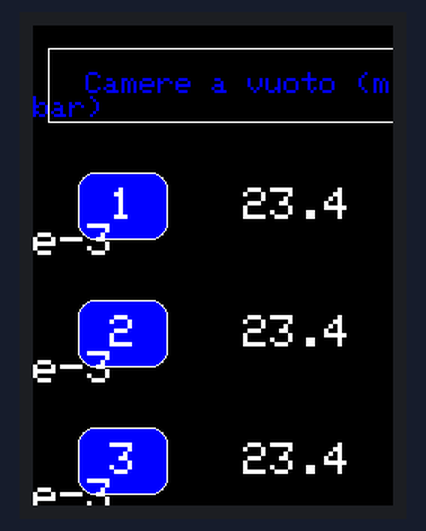
This sketch was run on a simulated Arduino Uno, built with avr-gcc and run on an emulated ATmega328P. Shown: 240×320 colour display. What the sketch prints to the serial monitor is not drawn.

Above: at 0.3 s.

The sketch:

cont_screen_onoff.ino
```cpp
#include <Adafruit_GFX.h>    // Core graphics library
#include <Adafruit_TFTLCD.h> // Hardware-specific library
#include <TouchScreen.h>

// The control pins for the LCD can be assigned to any digital or
// analog pins...but we'll use the analog pins as this allows us to
// double up the pins with the touch screen (see the TFT paint example).
//#define LCD_CS A3 // Chip Select goes to Analog 3
//#define LCD_CD A2 // Command/Data goes to Analog 2
//#define LCD_WR A1 // LCD Write goes to Analog 1
//#define LCD_RD A0 // LCD Read goes to Analog 0

//#define LCD_RESET A4 // Can alternately just connect to Arduino's reset pin

// Assign human-readable names to some common 16-bit color values:
#define  BLACK   0x0000
#define BLUE    0x001F
#define RED     0xF800
#define YELLOW  0xFFE0
#define WHITE   0xFFFF

#define ILI9341_DARKGREEN   0x03E0      /*   0, 128,   0 */
#define ILI9341_BLUE        0x001F      /*   0,   0, 255 */

/******************* UI details */
#define BUTTON_X 0
#define BUTTON_Y 120
#define BUTTON_W 60
#define BUTTON_H 45
#define BUTTON_SPACING_Y 40
#define BUTTON_TEXTSIZE 3

// text box where title goes
#define title_X 10
#define title_Y 15
#define title_w 300
#define title_h 50
#define title_SIZE 3


#define YP A2  // must be an analog pin, use "An" notation!
#define XM A3  // must be an analog pin, use "An" notation!
#define YM 8   // can be a digital pin
#define XP 9   // can be a digital pin

#define TS_MINX 130
#define TS_MAXX 905

#define TS_MINY 75
#define TS_MAXY 930


Adafruit_GFX_Button buttons[3];
/* create 15 buttons, in classic candybar phone style */
char buttonlabels[3][3] = {"1", "2", "3" };

Adafruit_GFX_Button expmode;
char ON[3] = "ON";
char OFF[4] = "OFF";

int on_off = 1;
int change = 0;

#include <MCUFRIEND_kbv.h>
MCUFRIEND_kbv tft;
TouchScreen ts = TouchScreen(XP, YP, XM, YM, 300);
// If using the shield, all control and data lines are fixed, and
// a simpler declaration can optionally be used:
// Adafruit_TFTLCD tft;

void setup(void) {
  Serial.begin(9600);
  Serial.println(F("TFT LCD screen"));

  tft.reset();

  uint16_t identifier = tft.readID();
  if(identifier == 0x9325) {
    Serial.println(F("Found ILI9325 LCD driver"));
  } else if(identifier == 0x9328) {
    Serial.println(F("Found ILI9328 LCD driver"));
  } else if(identifier == 0x4535) {
    Serial.println(F("Found LGDP4535 LCD driver"));
  }else if(identifier == 0x7575) {
    Serial.println(F("Found HX8347G LCD driver"));
  } else if(identifier == 0x9341) {
    Serial.println(F("Found ILI9341 LCD driver"));
  }else if(identifier == 0x7783) {
    Serial.println(F("Found ST7781 LCD driver"));
  }else if(identifier == 0x8230) {
    Serial.println(F("Found UC8230 LCD driver"));
  }
  else if(identifier == 0x8357) {
    Serial.println(F("Found HX8357D LCD driver"));
  } else if(identifier==0x0101)
  {
      identifier=0x9341;
       Serial.println(F("Found 0x9341 LCD driver"));
  }else if(identifier==0x9481)
  {
       Serial.println(F("Found 0x9481 LCD driver"));
  }
  else if(identifier==0x9486)
  {
       Serial.println(F("Found 0x9486 LCD driver"));
  }
  else {
    Serial.print(F("Unknown LCD driver chip: "));
    Serial.println(identifier, HEX);
    Serial.println(F("If using the Adafruit 2.8\" TFT Arduino shield, the line:"));
    Serial.println(F("  #define USE_ADAFRUIT_SHIELD_PINOUT"));
    Serial.println(F("should appear in the library header (Adafruit_TFT.h)."));
    Serial.println(F("If using the breakout board, it should NOT be #defined!"));
    Serial.println(F("Also if using the breakout, double-check that all wiring"));
    Serial.println(F("matches the tutorial."));
    identifier=0x9486;

  }

  tft.begin(identifier);
  Serial.print("TFT size is "); Serial.print(tft.width()); Serial.print("x"); Serial.println(tft.height());
  tft.setRotation(0);
  tft.fillScreen(BLACK);

  tft.drawRect(title_X, title_Y, title_w, title_h, WHITE);

    unsigned long start = micros();
   tft.setCursor(title_X+25, title_Y+title_h/3);
    tft.setTextColor(ILI9341_BLUE);    tft.setTextSize(2);
   tft.println("Camere a vuoto (mbar)");


    for (uint8_t row=0; row<3; row++) {
        buttons[row].initButton(&tft, BUTTON_X+BUTTON_W,
                  BUTTON_Y+row*(BUTTON_H+BUTTON_SPACING_Y),    // x, y, w, h, outline, fill, text
                  BUTTON_W, BUTTON_H, WHITE, ILI9341_BLUE, WHITE,
                  buttonlabels[row], BUTTON_TEXTSIZE);
        buttons[row].drawButton();
    }


   tft.setCursor(20, 345);
    tft.setTextColor(WHITE);    tft.setTextSize(2.5);
   tft.println("Experiment mode..");

  expmode.initButton(&tft, 160, 417, 110, 70, WHITE, ILI9341_DARKGREEN, WHITE, ON, 3);
  expmode.drawButton();

}


#define MINPRESSURE 10
#define MAXPRESSURE 1000


void loop() {
  // put your main code here, to run repeatedly:


   tft.setCursor(BUTTON_X+140, BUTTON_Y-12);
    tft.setTextColor(WHITE);    tft.setTextSize(3);
   tft.println("23.4 e-3");

   tft.setCursor(BUTTON_X+140, BUTTON_Y-12+BUTTON_SPACING_Y+BUTTON_H);
    tft.setTextColor(WHITE);    tft.setTextSize(3);
   tft.println("23.4 e-3");

   tft.setCursor(BUTTON_X+140, BUTTON_Y-12+2*BUTTON_SPACING_Y+2*BUTTON_H);
    tft.setTextColor(WHITE);    tft.setTextSize(3);
   tft.println("23.4 e-3");


  digitalWrite(13, HIGH);
  TSPoint p = ts.getPoint();
  digitalWrite(13, LOW);

  // if sharing pins, you'll need to fix the directions of the touchscreen pins
  //pinMode(XP, OUTPUT);
  pinMode(XM, OUTPUT);
  pinMode(YP, OUTPUT);
  //pinMode(YM, OUTPUT);

  // we have some minimum pressure we consider 'valid'
  // pressure of 0 means no pressing!

 // p = ts.getPoint();
  /*
  if (ts.bufferSize()) {

  } else {
    // this is our way of tracking touch 'release'!
    p.x = p.y = p.z = -1;
  }*/

  // Scale from ~0->4000 to tft.width using the calibration #'s
  /*
  if (p.z != -1) {
    p.x = map(p.x, TS_MINX, TS_MAXX, 0, tft.width());
    p.y = map(p.y, TS_MINY, TS_MAXY, 0, tft.height());
    Serial.print("("); Serial.print(p.x); Serial.print(", ");
    Serial.print(p.y); Serial.print(", ");
    Serial.print(p.z); Serial.println(") ");
  }*/
   if (p.z > MINPRESSURE && p.z < MAXPRESSURE)
   {

      p.x = p.x + p.y;
      p.y = p.x - p.y;
      p.x = p.x - p.y;
      p.x = map(p.x, TS_MINX, TS_MAXX, tft.width(), 0);
      p.y = tft.height()-(map(p.y, TS_MINY, TS_MAXY, tft.height(), 0));


      if ((expmode.contains(p.x, p.y))&&p.x>10)
      {
          Serial.print("Pressing: "); Serial.println(0);
          expmode.press(true);  // tell the button it is pressed
      } else {
          expmode.press(false);  // tell the button it is NOT pressed
      }


   } else {

   expmode.press(false);  // tell the button it is NOT pressed
   }


   if (expmode.justReleased()) {
       Serial.print("Released: "); Serial.println(0);
       expmode.drawButton();  // draw normal
       change = 1;
       on_off = !on_off;
   } else {
    change=0;
   }

   if (change) {
      if (on_off){
      expmode.initButton(&tft, 160, 417, 110, 70, WHITE, ILI9341_DARKGREEN, WHITE, ON, 3);
      expmode.drawButton();
   } else {
      expmode.initButton(&tft, 160, 417, 110, 70, WHITE, RED, WHITE, OFF, 3);
      expmode.drawButton();
   }
   }


}
```
